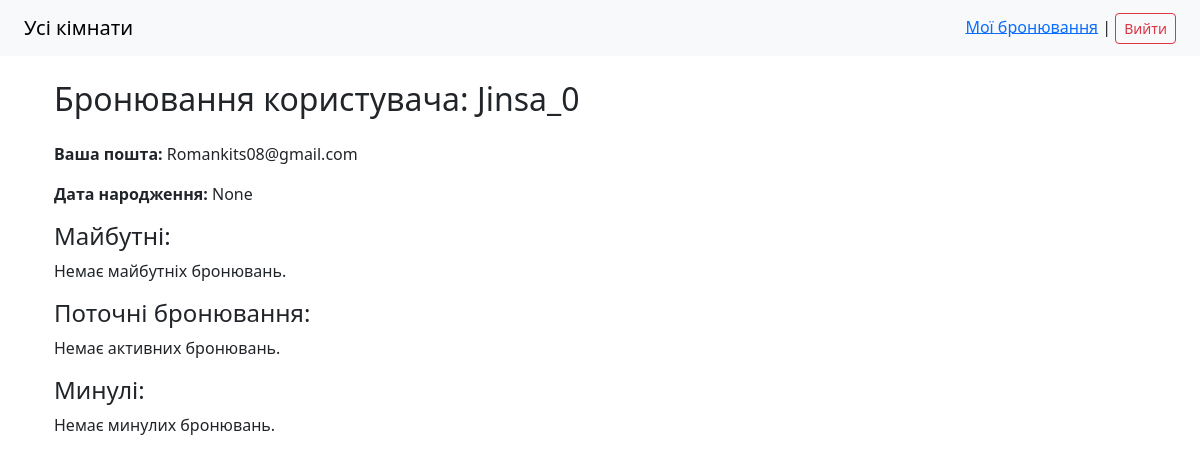
Screenshot of /booking/2/cancel/ (signed in) with the database file from the repository.
### booking/models.py (models this page shows)
class CustomUser(AbstractUser):
    birth_date = models.DateField(blank=True, null=True)

### booking/views.py (the view)
# urls.py: path('booking/<int:pk>/cancel/', views.cancel_booking, name='cancel_booking'),
@login_required
def cancel_booking(request: HttpRequest, pk: int):
    booking = get_object_or_404(Booking, pk=pk, user=request.user)
    if request.method == 'POST':
        booking.status = 'cancelled'
        booking.delete()
        return redirect('my_bookings')
    return render(request, 'booking/my_bookings.html', {'booking': booking})

### booking/templates/booking/my_bookings.html (shortened to what this page needs)
{% extends 'base.html' %}
{% block content %}
  <div class="container mt-4">
    <h2 class="mb-4">Бронювання користувача: {{user.username}}</h2>
    <p><strong>Ваша пошта:</strong> {{ user.email }}</p>
    <p><strong>Дата народження:</strong> {{ user.birth_date }}</p>
    <h4>Майбутні:</h4>
    {% if future_bookings %}
      <ul class="list-group mb-4">
        {% for booking in future_bookings %}
        <li class="list-group-item">
          Створено в <strong>{{ booking.created_at|date:"d.m.Y H:i" }}</strong>
          <div class="d-flex justify-content-between mb-2">
            <div>
              Кімната №{{ booking.room.number }}: <strong>з {{ booking.start_time|date:"d.m.Y H:i" }} до {{ booking.end_time|date:"d.m.Y H:i" }}</strong>
            </div>
            <div>
              Статус бронювання:
              <strong>{% with booking.get_status_display as status %}
                {% if status == 'Очікує підтвердження' %}
                <span class="text-warning">🟡{{ status }}</span>
                {% elif status == 'Підтверджено' %}
                  <span class="text-success">🟢{{ status }}</span>
                {% else %}
                  <span class="text-danger">🔴{{ status }}</span>
                {% endif %}
              {% endwith %}
              </strong>
            </div>
          </div>
        </li>
          <div class="d-flex justify-content-between mb-2">
            <div>
              <a href="{% url 'edit_booking' booking.pk %}" class="btn btn-outline-success btn-sm">Редагувати бронювання</a>
            </div>
            <div>
              <form action="{% url 'cancel_booking' booking.pk %}" method="POST">
                {% csrf_token %}
                <button type="submit" class="btn btn-outline-success btn-sm">Скасувати бронювання</button>
              </form>
            </div>
          </div>
        {% endfor %}
      </ul>
    {% else %}
      <p>Немає майбутніх бронювань.</p>
    {% endif %}
    <h4>Поточні бронювання:</h4>
    {% if active_bookings %}
      <ul class="list-group mb-4">
        {% for booking in active_bookings %}
          <li class="list-group-item">
            Створено в <strong>{{ booking.created_at|date:"d.m.Y H:i" }}</strong>
            <div class="d-flex justify-content-between mb-2">
              <div>
                Кімната №{{ booking.room.number }}: <strong>з {{ booking.start_time|date:"d.m.Y H:i" }} до {{ booking.end_time|date:"d.m.Y H:i" }}</strong>
              </div>
              <div>
                Статус бронювання:
                <strong>{% with booking.get_status_display as status %}
                  {% if status == 'Очікує підтвердження' %}
                  <span class="text-warning">🟡{{ status }}
                  {% elif status == 'Підтверджено' %}
                    <span class="text-success">🟢{{ status }}</span>
                  {% else %}
                    <span class="text-danger">🔴{{ status }}</span>
                  {% endif %}
                {% endwith %}
                </strong>
              </div>
            </div>
          </li>
          <div class="d-flex justify-content-between mb-2">
            <div>
              <a href="{% url 'edit_booking' booking.pk %}" class="btn btn-outline-success btn-sm">Редагувати бронювання</a>
            </div>
            <div>
              <form action="{% url 'cancel_booking' booking.pk %}" method="POST">
                {% csrf_token %}
                <button type="submit" class="btn btn-outline-success btn-sm">Скасувати бронювання</button>
              </form>
            </div>
          </div>
        {% endfor %}
      </ul>
    {% else %}
      <p>Немає активних бронювань.</p>
    {% endif %}
    <h4>Минулі:</h4>
    {% if past_bookings %}
      <ul class="list-group">
        {% for booking in past_bookings %}
        <li class="list-group-item">
          Створено в <strong>{{ booking.created_at|date:"d.m.Y H:i" }}</strong>
          <div class="d-flex justify-content-between mb-2">
            <div>
              Кімната №{{ booking.room.number }}: <strong>з {{ booking.start_time|date:"d.m.Y H:i" }} до {{ booking.end_time|date:"d.m.Y H:i" }}</strong>
            </div>
            <div>
              Статус бронювання:
              <strong>{% with booking.get_status_display as status %}
                {% if status == 'Очікує підтвердження' %}
                <span class="text-warning">🟡{{ status }}
                {% elif status == 'Підтверджено' %}
                  <span class="text-success">🟢{{ status }}</span>
                {% else %}
                  <span class="text-danger">🔴{{ status }}</span>
                {% endif %}
              {% endwith %}
              </strong>
            </div>
          </div>
        </li>
          <div class="d-flex justify-content-between mb-2">
            <div>
              <form action="{% url 'cancel_booking' booking.pk %}" method="POST">
                {% csrf_token %}
                <button type="submit" class="btn btn-outline-success btn-sm">Видалити бронювання</button>
            </div>
          </div>
        {% endfor %}
      </ul>
    {% else %}
      <p>Немає минулих бронювань.</p>
    {% endif %}
  </div>
{% endblock %}

### rows the page displays
CustomUser: username "Jinsa_0", email "Romankits08@gmail.com", birth_date "None"
